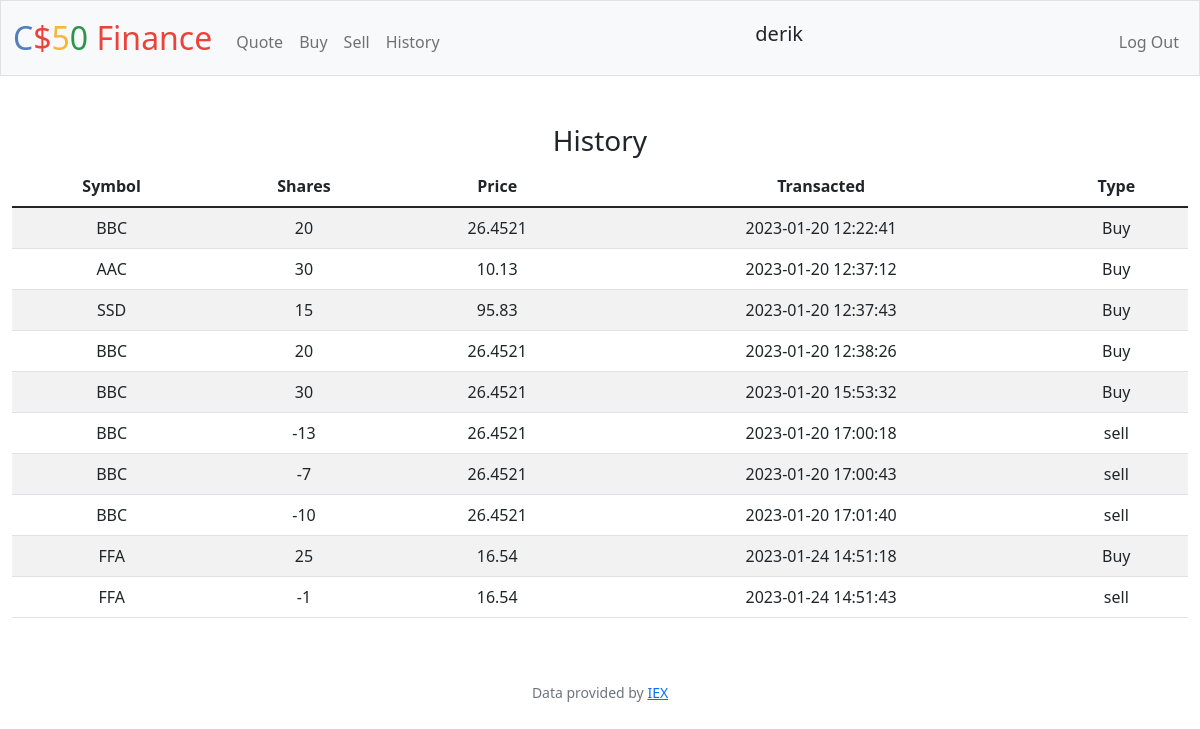
The app's page /history (signed in) with its own data.
### tables this page shows
CREATE TABLE users (id INTEGER PRIMARY KEY AUTOINCREMENT NOT NULL, username TEXT NOT NULL, hash TEXT NOT NULL, cash NUMERIC NOT NULL DEFAULT 10000.00);

CREATE TABLE purchases (
purch_id INTEGER PRIMARY KEY NOT NULL,
user_id INTEGER NOT NULL,
date DATETIME,
type VARCHAR,
symbol VARCHAR,
shares INTEGER,
PPS FLOAT,
total_amount FLOAT,
FOREIGN KEY (user_id) REFERENCES users(id));

### app.py (the view)
@app.route("/history")
@login_required
def history():
    user_id = session.get('user_id')
    portfolio = db.execute('SELECT * FROM purchases WHERE user_id = ?', user_id)
    user = db.execute('SELECT username FROM users WHERE id = ?', user_id)
    return render_template('history.html', portfolio=portfolio, user=user)

### app.py (called while the page is built)
@app.after_request
def after_request(response):
    response.headers["Cache-Control"] = "no-cache, no-store, must-revalidate"
    response.headers["Expires"] = 0
    response.headers["Pragma"] = "no-cache"
    return response

### helpers.py (called while the page is built)
def login_required(f):
    @wraps(f)
    def decorated_function(*args, **kwargs):
        if session.get("user_id") is None:
            return redirect("/login")
        return f(*args, **kwargs)
    return decorated_function

### templates/history.html (shortened to what this page needs)
{% extends "layout.html" %}
{% block main %}
<h3> History</h3>
<table class="table table-striped">
    <thead class="thead-dark">
        <tr>
            <th>Symbol</th>
            <th>Shares</th>
            <th>Price</th>
            <th>Transacted</th>
            <th>Type</th>
        </tr>
    </thead>
    <tbody>
        {% for s in portfolio %}
        <tr>
            <td>{{ s['symbol'] }}</td>
            <td>{{ s['shares'] }}</td>
            <td>{{ s['PPS'] }}</td>
            <td>{{ s['date'] }}</td>
            <td>{{ s['type'] }}</td>
        </tr>
        {% endfor %}
    </tbody>
</table>
{% endblock %}

### templates/layout.html (shortened to what this page needs)
<!DOCTYPE html>
<html lang="en">
    <head>
        <link href="https://cdn.jsdelivr.net/npm/bootstrap@5.1.3/dist/css/bootstrap.min.css" rel="stylesheet">
        <link href="/static/styles.css" rel="stylesheet">
    </head>
    <body>
        <nav class="bg-light border navbar navbar-expand-md navbar-light">
            <div class="container-fluid">
                <a class="navbar-brand" href="/"><span class="blue">C</span><span class="red">$</span><span class="yellow">5</span><span class="green">0</span> <span class="red">Finance</span></a>
                <div class="collapse navbar-collapse" id="navbar">
                    {% if session["user_id"] %}
                        <ul class="navbar-nav me-auto mt-2">
                            <li class="nav-item"><a class="nav-link" href="/quote">Quote</a></li>
                            <li class="nav-item"><a class="nav-link" href="/buy">Buy</a></li>
                            <li class="nav-item"><a class="nav-link" href="/sell">Sell</a></li>
                            <li class="nav-item"><a class="nav-link" href="/history">History</a></li>
                        </ul>
                       <h5>{{ user[0]['username'] }}</h5>
                        <ul class="navbar-nav ms-auto mt-2">
                            <li class="nav-item"><a class="nav-link" href="/logout">Log Out</a></li>
                        </ul>
                    {% else %}
                        <ul class="navbar-nav ms-auto mt-2">
                            <li class="nav-item"><a class="nav-link" href="/register">Register</a></li>
                            <li class="nav-item"><a class="nav-link" href="/login">Log In</a></li>
                        </ul>
                    {% endif %}
                </div>
            </div>
        </nav>
        <main class="container-fluid py-5 text-center">
            {% block main %}{% endblock %}
        </main>
        <footer class="mb-5 small text-center text-muted">
            Data provided by <a href="https://iexcloud.io/">IEX</a>
        </footer>
    </body>
</html>

### static/styles.css (style rules this page uses)
nav .navbar-brand { font-size: xx-large; }
nav .navbar-brand .blue { color: #537fbe; }
nav .navbar-brand .red { color: #ea433b; }
nav .navbar-brand .yellow { color: #f5b82e; }
nav .navbar-brand .green { color: #2e944b; }
.table { align:center; }

### records on screen
users: username "derik"
purchases: symbol "BBC", shares "20", PPS "26.4521", date "2023-01-20 12:22:41", type "Buy"
purchases: symbol "AAC", shares "30", PPS "10.13", date "2023-01-20 12:37:12", type "Buy"
purchases: symbol "SSD", shares "15", PPS "95.83", date "2023-01-20 12:37:43", type "Buy"
purchases: symbol "BBC", shares "20", PPS "26.4521", date "2023-01-20 12:38:26", type "Buy"
purchases: symbol "BBC", shares "30", PPS "26.4521", date "2023-01-20 15:53:32", type "Buy"
purchases: symbol "BBC", shares "-13", PPS "26.4521", date "2023-01-20 17:00:18", type "sell"
purchases: symbol "BBC", shares "-7", PPS "26.4521", date "2023-01-20 17:00:43", type "sell"
purchases: symbol "BBC", shares "-10", PPS "26.4521", date "2023-01-20 17:01:40", type "sell"
purchases: symbol "FFA", shares "25", PPS "16.54", date "2023-01-24 14:51:18", type "Buy"
purchases: symbol "FFA", shares "-1", PPS "16.54", date "2023-01-24 14:51:43", type "sell"
